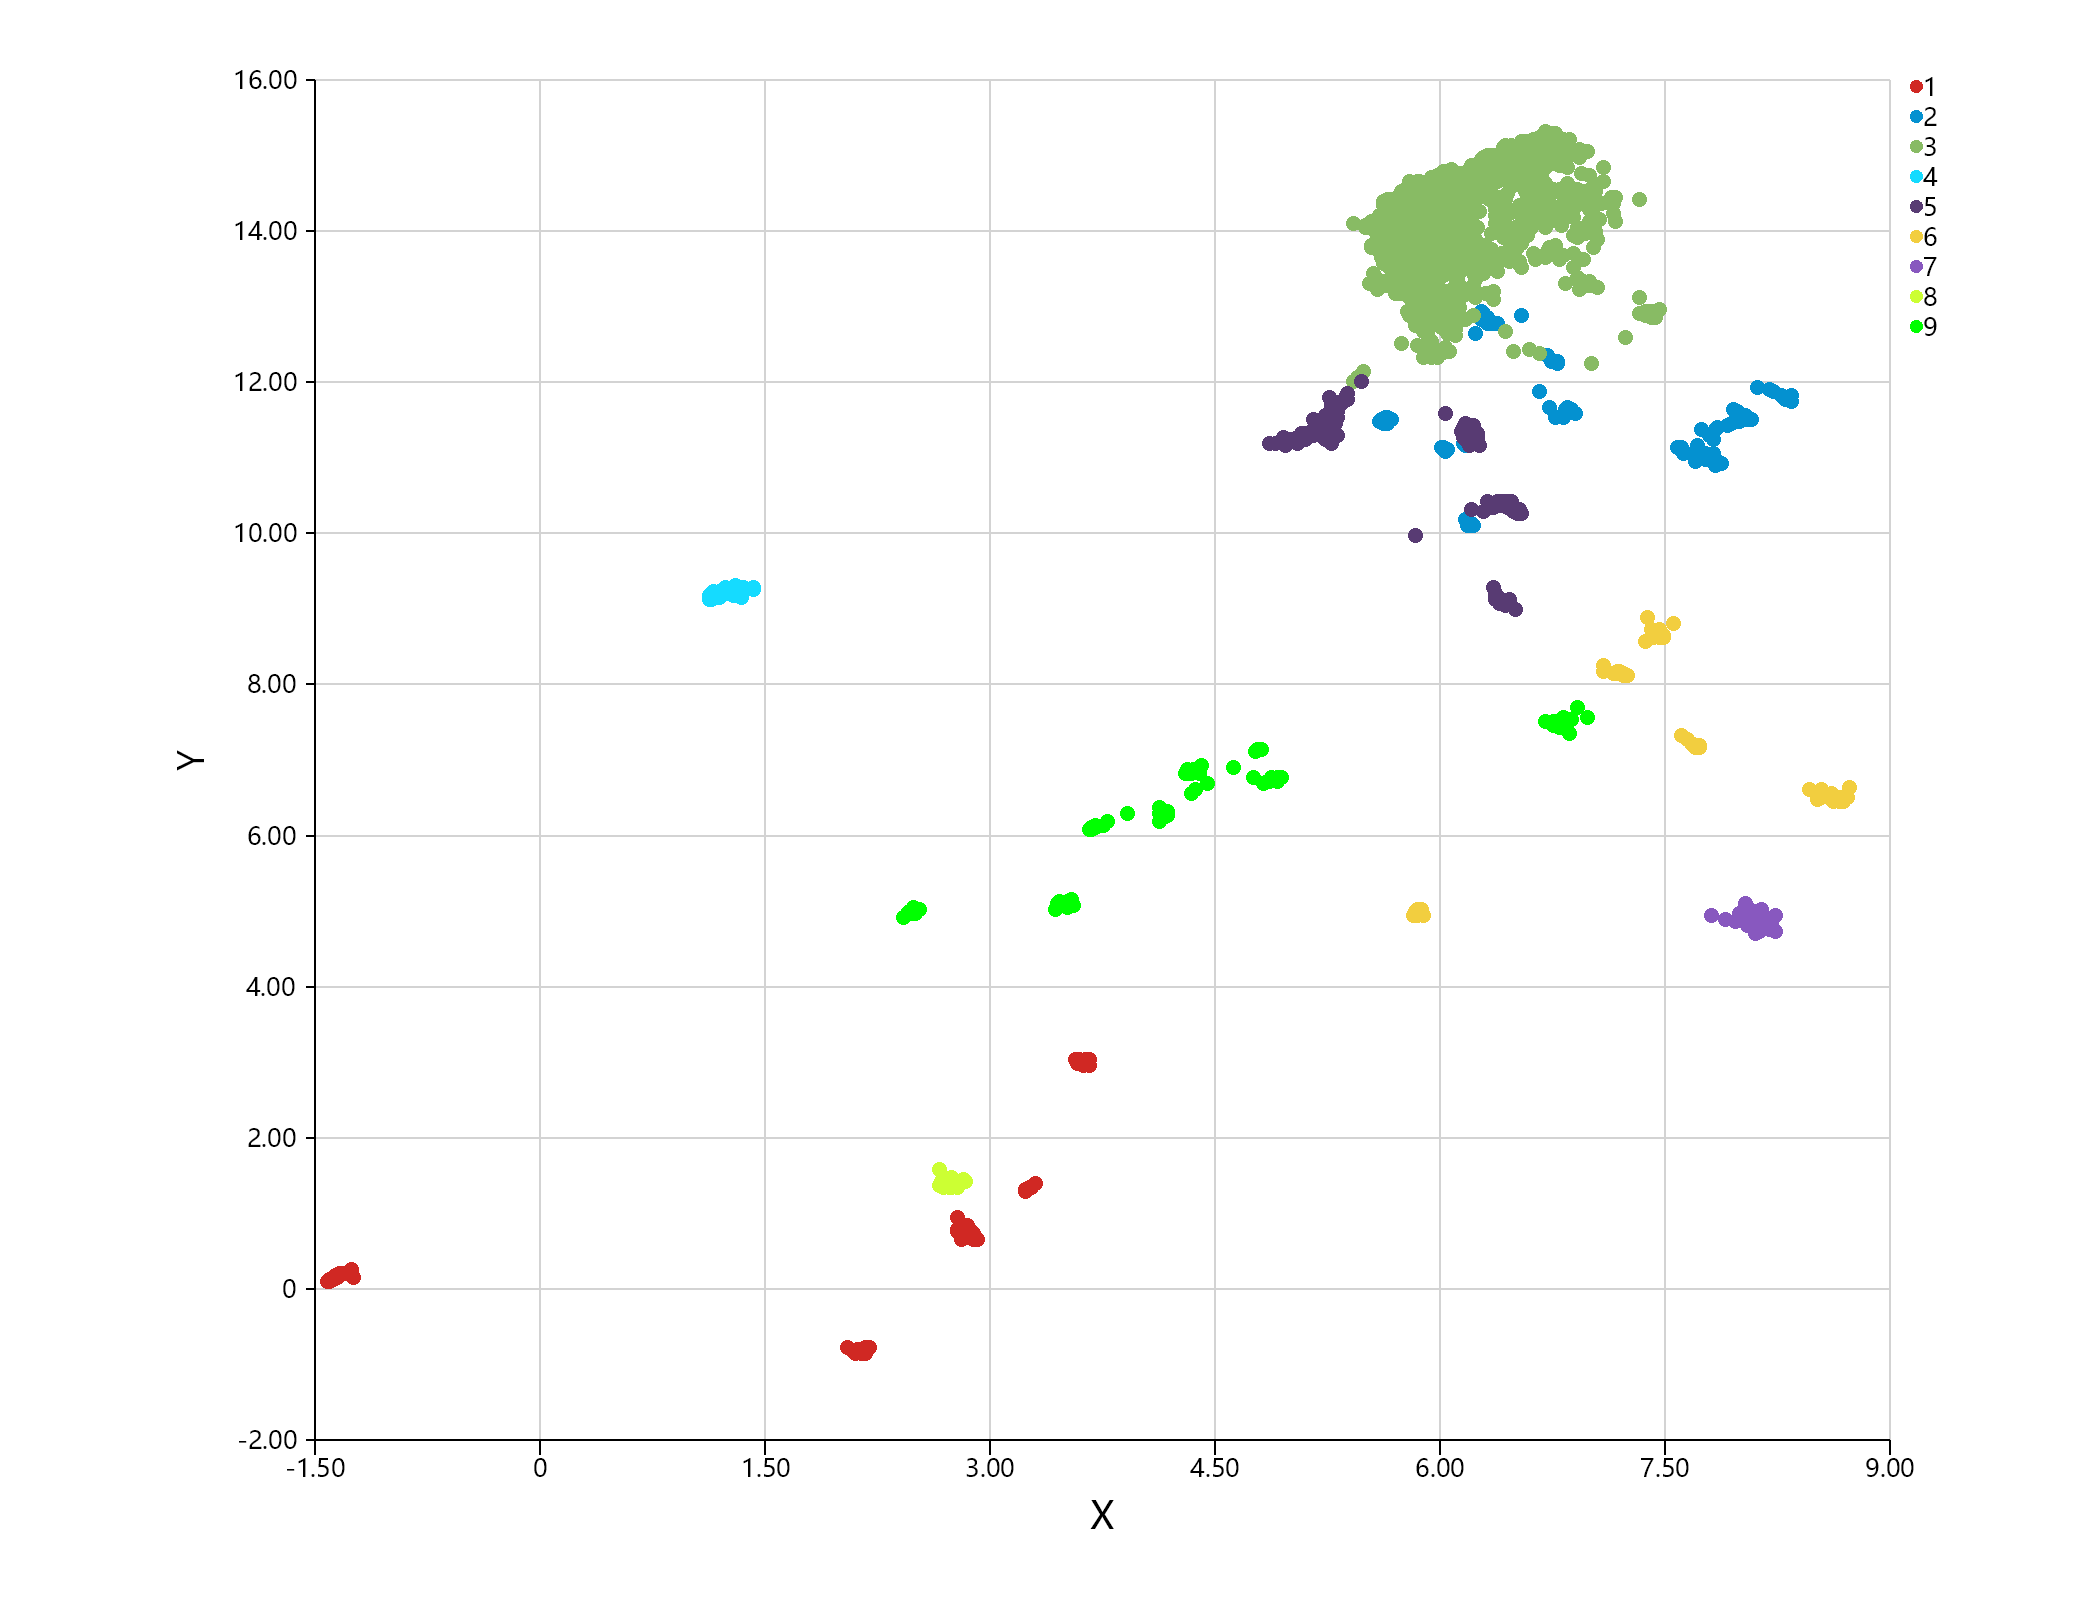

Source code (R):
require(umap);

imports "clustering" from "MLkit";

let data = read.csv(relative_work("msn.csv"), row.names = 1, check.names = FALSE);

str(data);

let scatter = umap(data, numberOfNeighbors = 128, dimension = 9);

scatter = as.data.frame(scatter$umap, labels = scatter$labels);
scatter = kmeans(scatter, centers = 9,
                                bisecting = TRUE);

scatter = as.data.frame(scatter);

str(scatter);

bitmap(file = relative_work("umap.png")) {
    plot(as.numeric(scatter$dimension_1), as.numeric( scatter$dimension_2), fill = "white", colors = "paper", class = scatter$Cluster);
}

write.csv(scatter, file = relative_work("umap.csv"));

scatter = scatter |> groupBy("Cluster");

for(let cluster in scatter) {
    # print(cluster);
    print(as.numeric(rownames(cluster)));
}

scatter = data.frame(cluster = names(scatter), size = sapply(scatter, part -> nrow(part)));

print(scatter);
